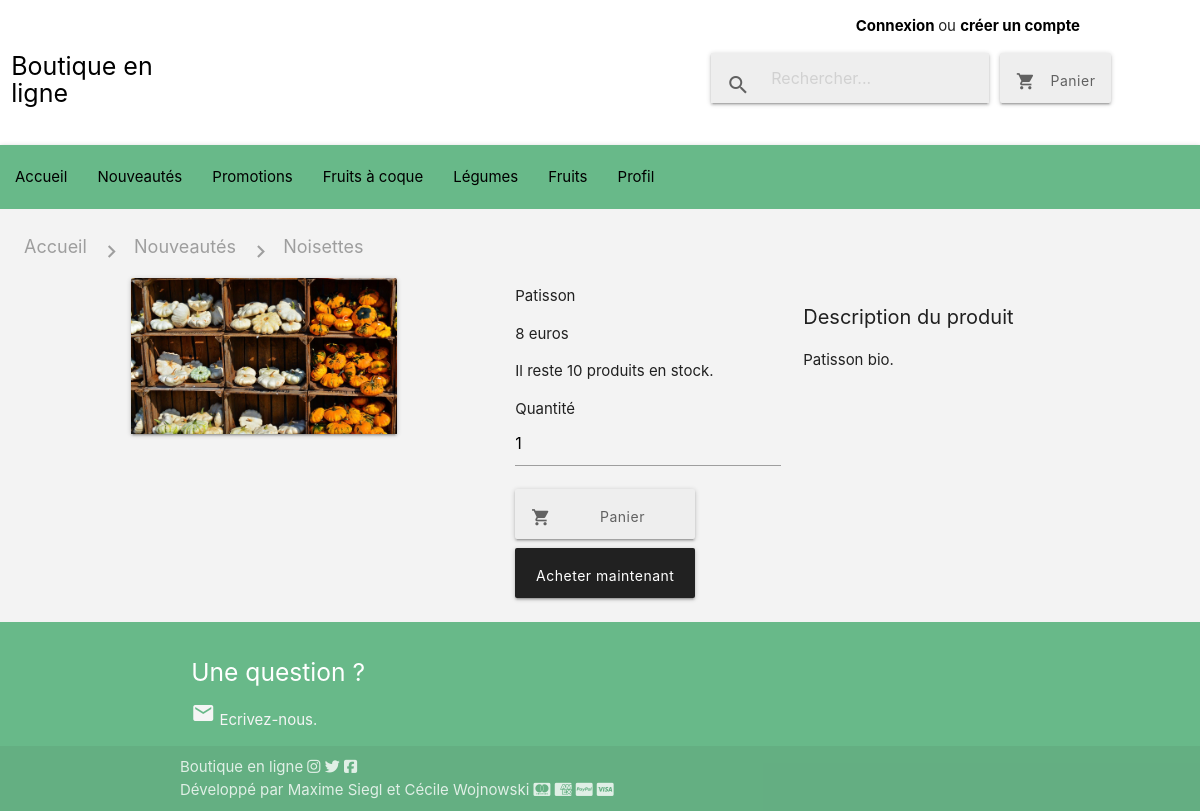
The page /produit.php?id=11 on the database its author committed.
### tables this page shows
CREATE TABLE IF NOT EXISTS `produits` (
  `id` int(11) NOT NULL AUTO_INCREMENT,
  `nom` varchar(255) NOT NULL,
  `prix` int(11) NOT NULL,
  `description` text NOT NULL,
  `image` varchar(255) NOT NULL,
  `date_ajout` datetime NOT NULL,
  `stock` int(11) NOT NULL,
  `valorisation` tinyint(1) NOT NULL,
  `prix_solde` int(11) DEFAULT NULL,
  `id_categorie` int(11) DEFAULT NULL,
  `id_sous_categorie` int(11) DEFAULT NULL,
  PRIMARY KEY (`id`),
  KEY `id_sous_categorie` (`id_sous_categorie`),
  KEY `prod/cat` (`id_categorie`)
);

### classes/Produit.php (called while the page is built, shortened)
<?php
class Produit
{
  private $id;
  private $nom;
  private $prix;
  private $description;
  private $image;
  private $stock;
  public function setId($id){
    $id = (int) $id;
   if ($id > 0)
   {
     $this->id = $id;
   }
 }
  public function setNom($nom){
    if (is_string($nom))
    {
      $this->nom = $nom;
    }
  }
  public function setPrix($prix){
    $prix = (int) $prix;
   if ($prix > 0)
   {
     $this->prix = $prix;
   }
  }
  public function setDescription($description){
    if (is_string($description))
    {
      $this->description = $description;
    }
  }
  public function setStock($stock){
    $stock = (int) $stock;
   if ($stock >= 0)
   {
     $this->stock = $stock;
   }
  }
  public function setImage($image){
    return $this->image = $image;
  }
  public function id(){
    return $this->id;
  }
  public function nom(){
    return $this->nom;
  }
  public function prix(){
    return $this->prix;
  }
  public function description(){
    return $this->description;
  }
  public function image(){
    return $this->image;
  }
  public function stock(){
    return $this->stock;
  }
}
 ?>

### produit.php (the view, shortened to what this page needs)
<!DOCTYPE html>
<html lang="fr" dir="ltr">
  <head>
    <link rel="stylesheet" href="https://cdnjs.cloudflare.com/ajax/libs/materialize/1.0.0/css/materialize.min.css">
    <link rel="stylesheet" href="css/style.css">
  </head>
  <body>
    <?php include('includes/header.php');
          include('classes/Produit.php');
          include('classes/Panier.php');
          ?>
    <main>
        <div class="nav-wrapper">
          <div class="col s12">
            <a href="#!" class="breadcrumb grey-text">Accueil</a>
            <a href="#!" class="breadcrumb grey-text">Nouveautés</a>
            <a href="#!" class="breadcrumb grey-text">Noisettes</a>
          </div>
        </div>
        <?php
        if(isset($_GET['id'])){
          $id = strval($_GET['id']);
        $db->setAttribute(PDO::ATTR_ERRMODE, PDO::ERRMODE_EXCEPTION);
        $request = $db->query("SELECT * FROM produits WHERE id = '$id'");
        while ($donnees = $request->fetch(PDO::FETCH_ASSOC))
        {
          $produit = new Produit($donnees);
          $produit->hydrate($donnees);
        ?>
        <div class="row">
          <div class="col s3 m3 offset-m1">
            <div class="card">
              <div class="card-image">
                <img src="img/<?php echo $produit->image();?> ">
              </div>
            </div>
          </div>
        <div class="col s3 m3 offset-m1">
          <p><?php echo $produit->nom(); ?></p>
          <p><?php echo $produit->prix(); ?> euros</p>
          <p> Il reste <?php echo $produit->stock(); ?> produits en stock.</p>
          <form class="" action="produit.php?id=<?php echo $produit->id(); ?>" method="post">
            <p> Quantité <input type="text" name="quantite" value="1" required> </p>
            <div class= "boutons_produit">
              <button id="bouton_produit1" class="waves-effect waves-green btn grey lighten-3 grey-text text-darken-2" type="submit">
                <i class="material-icons left">shopping_cart</i>Panier
              </button>
              <a class="waves-effect waves-green btn grey darken-4 lighten-3 white-text">
                Acheter maintenant</a>
            </div>
          </form>
        </div>
        <div class="col s3 m3">
          <h2 class="h2_produit"> Description du produit </h2>
          <p> <?php echo $produit->description(); ?> </p>
        </div>
      </div>
<?php }
} ?>
    </main>
<?php include('includes/footer.php'); ?>
</body>
</html>

### css/style.css (style rules this page uses)
.row { margin-bottom: 0 !important; }
a { color:black !important; }
h2 { font-size:30px !important; }
.btn { height:50px !important; text-transform:none !important; padding: 10px 16px !important; }
main { background-color: #F3F3F3 !important; padding:2%; }
.h2_produit { font-size:20px !important; }
.boutons_produit { display: flex; flex-direction: column !important; width : 180px; }
#bouton_produit1 { margin-bottom:5%; }
.breadcrumb:before { color: #9e9e9e; }

### rows shown on the page
produits: image (picture), nom "Patisson", prix "8", stock "10", description "Patisson bio."
